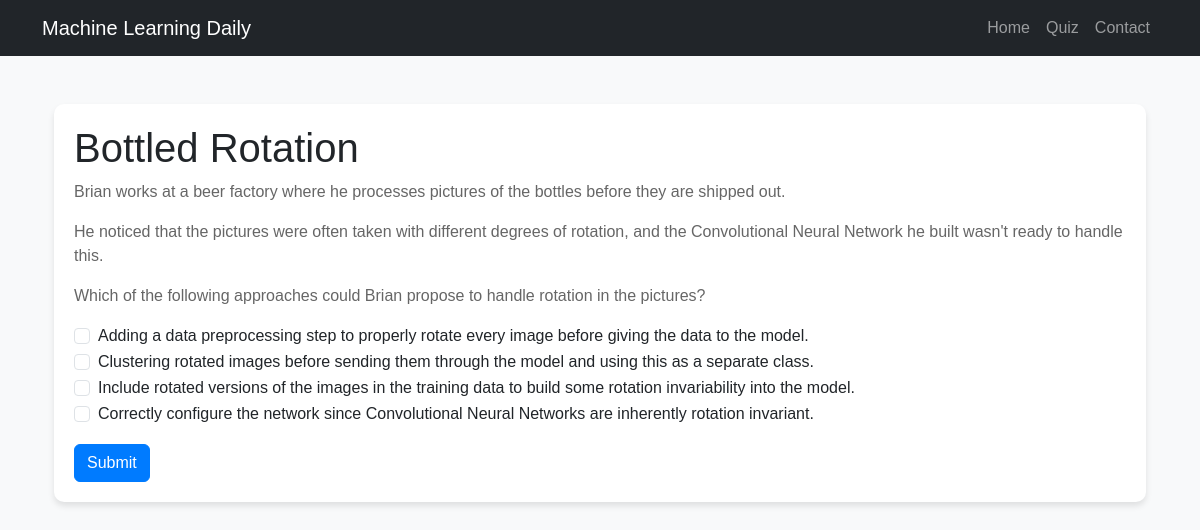
/quiz/question/21/, run on the app's committed database.
### quiz/models.py (models this page shows, shortened)
class Question(models.Model):
    title = models.CharField(max_length=255)
    text = models.TextField()
    explanation = models.TextField()
    class Meta:
        ordering = ['title']  # Order questions by title in the admin

class Answer(models.Model):
    question = models.ForeignKey(Question, on_delete=models.CASCADE)
    text = models.CharField(max_length=500)
    is_correct = models.BooleanField(default=False)

### quiz/views.py (the view, shortened to what this page needs)
# urls.py: path('question/<int:question_id>/', views.question_detail, name='question_detail'),
def question_detail(request, question_id):
    question = get_object_or_404(Question, id=question_id)
    correct_answers = question.answer_set.filter(is_correct=True)
    user_is_correct = False
    selected_answers = []
    return render(request, 'quiz/detail.html', {
        'question': question,
        'user_is_correct': user_is_correct,
        'selected_answers': selected_answers,
    })

### quiz/templatetags/markdown_extras.py (called while the page is built)
@register.filter
def markdownify(text):
    return markdown.markdown(text, extensions=['extra'])

### quiz/templates/quiz/detail.html (shortened to what this page needs)
{% extends "base.html" %}
{% load markdown_extras %}
{% block content %}
<div class="container">
    <div class="quiz-card">
        <h1>{{ question.title }}</h1>
        <div>{{ question.text|markdownify|safe }}</div>
        <form method="post">
            {% for answer in question.answer_set.all %}
                <div class="form-check">
                    {% if not messages %}
                        <input class="form-check-input" type="checkbox" name="answer" value="{{ answer.id }}">
                        <label class="form-check-label">{{ answer.text }}</label>
                    {% endif %}
                </div>
            {% endfor %}
            {% if not messages %}
                <button type="submit" class="btn btn-primary mt-3">Submit</button>
            {% endif %}
        </form>
    </div>
</div>
{% endblock %}

### static/quiz/css/styles.css (style rules this page uses)
body { font-family: Arial, sans-serif; background-color: #f8f9fa; }
.quiz-card { background-color: #fff; border-radius: 10px; box-shadow: 0 4px 6px rgba(0, 0, 0, 0.1); padding: 20px; margin-bottom: 20px; }
.quiz-card p { color: #666; }
.btn-primary { background-color: #007bff; border-color: #007bff; }

### data on the page
Question: title "Bottled Rotation", text "Brian works at a beer factory where he processes pictures of the bottles before they are shipped out. He noticed that the pictures were often taken with different degrees of rotation, and the Convolutional Neural Network he built wasn't ready to handle this. Which of the following approaches could Brian propose to handle rotation in the pictures?"
Answer: text "Adding a data preprocessing step to properly rotate every image before giving the data to the model."
Answer: text "Clustering rotated images before sending them through the model and using this as a separate class."
Answer: text "Include rotated versions of the images in the training data to build some rotation invariability into the model."
Answer: text "Correctly configure the network since Convolutional Neural Networks are inherently rotation invariant."
